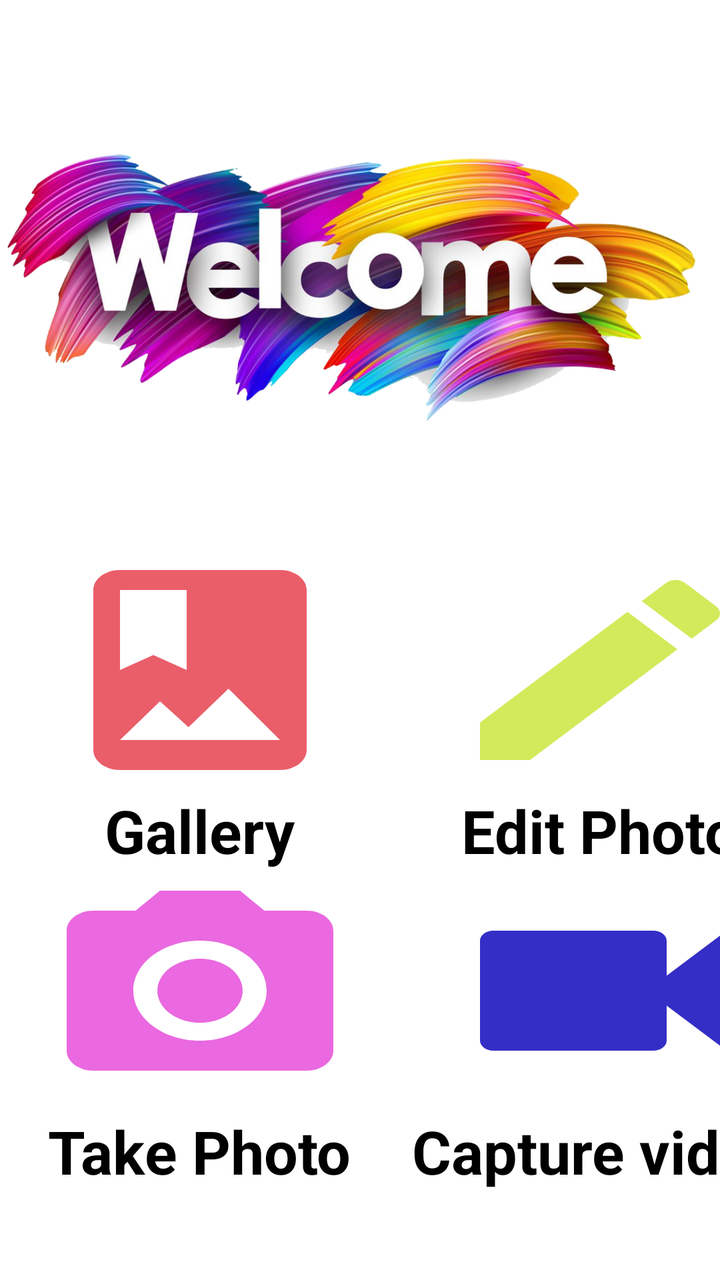
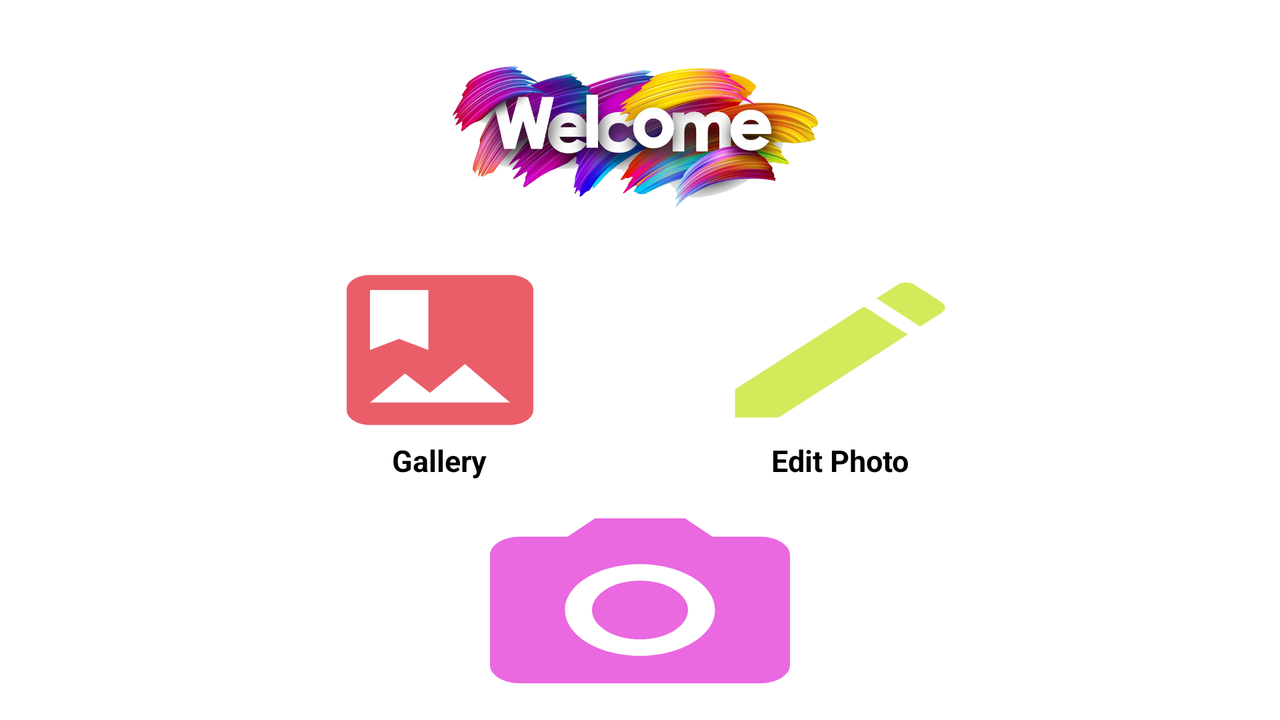

First picture: res/layout/ on a phone held upright. Second picture: the repository's own variant of that layout, on a device whose configuration matches the variant's folder. Source for both follows.
<!-- AndroidManifest.xml: application theme Theme.MyGallery -->
<!-- res/layout/dashboard.xml -->
<?xml version="1.0" encoding="utf-8"?>
<LinearLayout
    xmlns:android="http://schemas.android.com/apk/res/android"
    xmlns:tools="http://schemas.android.com/tools"
    android:layout_width="match_parent"
    android:layout_height="match_parent"
    android:orientation="vertical"
    >

    <ImageView
        android:layout_width="match_parent"
        android:layout_height="275dp"
        android:src="@drawable/welcome">
    </ImageView>
    <LinearLayout
        android:layout_width="match_parent"
        android:layout_height="wrap_content"
        android:orientation="horizontal">
        <LinearLayout
                android:layout_width="200dp"
                android:layout_height="wrap_content"
                android:orientation="vertical"
                android:gravity="center">
                <ImageButton
                    android:id="@+id/gallery"
                    android:layout_width="160dp"
                    android:layout_height="120dp"
                    android:background="@drawable/iconalbum"
                    android:padding="10dp"/>
                <TextView
                    android:layout_width="wrap_content"
                    android:layout_height="wrap_content"
                    android:textStyle="bold"
                    android:text="Gallery"
                    android:textSize="30sp"/>

            </LinearLayout>
            <LinearLayout
                android:layout_width="200dp"
                android:layout_height="wrap_content"
                android:orientation="vertical"
                android:gravity="center">
                <ImageButton
                    android:id="@+id/edit"
                    android:layout_width="160dp"
                    android:layout_height="120dp"
                    android:background="@drawable/iconedit"
                    android:padding="10dp"/>
                <TextView
                    android:layout_width="wrap_content"
                    android:layout_height="wrap_content"
                    android:textStyle="bold"
                    android:text="Edit Photo"
                    android:textSize="30sp"/>

            </LinearLayout>

    </LinearLayout>

    <LinearLayout
        android:layout_width="match_parent"
        android:layout_height="wrap_content"
        android:orientation="horizontal">

        <LinearLayout
            android:layout_width="200dp"
            android:layout_height="wrap_content"
            android:orientation="vertical"
            android:gravity="center">
            <ImageButton
                android:id="@+id/camera"
                android:layout_width="160dp"
                android:layout_height="120dp"
                android:background="@drawable/iconcamera"
                android:padding="10dp"/>
            <TextView
                android:layout_width="wrap_content"
                android:layout_height="wrap_content"
                android:textStyle="bold"
                android:text="Take Photo"
                android:textSize="30sp"/>

        </LinearLayout>
        <LinearLayout
            android:layout_width="200dp"
            android:layout_height="wrap_content"
            android:orientation="vertical"
            android:gravity="center">
            <ImageButton
                android:id="@+id/video"
                android:layout_width="160dp"
                android:layout_height="120dp"
                android:background="@drawable/iconvideo"
                android:padding="10dp"/>
            <TextView
                android:layout_width="wrap_content"
                android:layout_height="wrap_content"
                android:textStyle="bold"
                android:text="Capture video"
                android:textSize="30sp"/>

        </LinearLayout>

    </LinearLayout>

</LinearLayout>
<!-- resources referenced by this layout -->
<resources>
  <!-- drawable iconalbum (drawable-anydpi) -->
  <vector xmlns:android="http://schemas.android.com/apk/res/android"
      android:width="24dp"
      android:height="24dp"
      android:viewportWidth="24"
      android:viewportHeight="24"
      android:tint="#E53545"
      android:alpha="0.8">
    <path
        android:fillColor="@android:color/white"
        android:pathData="M18,2L6,2c-1.1,0 -2,0.9 -2,2v16c0,1.1 0.9,2 2,2h12c1.1,0 2,-0.9 2,-2L20,4c0,-1.1 -0.9,-2 -2,-2zM6,4h5v8l-2.5,-1.5L6,12L6,4zM6,19l3,-3.86 2.14,2.58 3,-3.86L18,19L6,19z"/>
  </vector>
  <!-- drawable iconcamera (drawable-anydpi) -->
  <vector xmlns:android="http://schemas.android.com/apk/res/android"
      android:width="24dp"
      android:height="24dp"
      android:viewportWidth="24"
      android:viewportHeight="24"
      android:tint="#E542D8"
      android:alpha="0.8">
    <path
        android:fillColor="@android:color/white"
        android:pathData="M12,12m-3.2,0a3.2,3.2 0,1 1,6.4 0a3.2,3.2 0,1 1,-6.4 0"/>
    <path
        android:fillColor="@android:color/white"
        android:pathData="M9,2L7.17,4L4,4c-1.1,0 -2,0.9 -2,2v12c0,1.1 0.9,2 2,2h16c1.1,0 2,-0.9 2,-2L22,6c0,-1.1 -0.9,-2 -2,-2h-3.17L15,2L9,2zM12,17c-2.76,0 -5,-2.24 -5,-5s2.24,-5 5,-5 5,2.24 5,5 -2.24,5 -5,5z"/>
  </vector>
  <!-- drawable iconedit (drawable-anydpi) -->
  <vector xmlns:android="http://schemas.android.com/apk/res/android"
      android:width="24dp"
      android:height="24dp"
      android:viewportWidth="24"
      android:viewportHeight="24"
      android:tint="#C8E531"
      android:alpha="0.8">
    <path
        android:fillColor="@android:color/white"
        android:pathData="M3,17.25V21h3.75L17.81,9.94l-3.75,-3.75L3,17.25zM20.71,7.04c0.39,-0.39 0.39,-1.02 0,-1.41l-2.34,-2.34c-0.39,-0.39 -1.02,-0.39 -1.41,0l-1.83,1.83 3.75,3.75 1.83,-1.83z"/>
  </vector>
  <!-- drawable iconvideo (drawable) -->
  <vector android:height="24dp" android:tint="#352EC6"
      android:viewportHeight="24" android:viewportWidth="24"
      android:width="24dp" xmlns:android="http://schemas.android.com/apk/res/android">
      <path android:fillColor="@android:color/white" android:pathData="M17,10.5V7c0,-0.55 -0.45,-1 -1,-1H4c-0.55,0 -1,0.45 -1,1v10c0,0.55 0.45,1 1,1h12c0.55,0 1,-0.45 1,-1v-3.5l4,4v-11l-4,4z"/>
  </vector>
  <!-- drawable welcome: jpg bitmap (drawable, 139658 bytes) -->
  <style name="Theme.MyGallery" parent="Theme.MaterialComponents.DayNight.NoActionBar">
          
          <item name="colorPrimary">@color/purple_200</item>
          <item name="colorPrimaryVariant">@color/purple_700</item>
          <item name="colorOnPrimary">@color/black</item>
          
          <item name="colorSecondary">@color/teal_200</item>
          <item name="colorSecondaryVariant">@color/teal_200</item>
          <item name="colorOnSecondary">@color/black</item>
          
          <item name="android:statusBarColor" tools:targetApi="l">?attr/colorPrimaryVariant</item>
          
      </style>
</resources>
<!-- res/layout-land/dashboard.xml (the repository's variant of the layout above) -->
<!-- drawn on the phone turned sideways -->
<?xml version="1.0" encoding="utf-8"?>
<LinearLayout
    xmlns:android="http://schemas.android.com/apk/res/android"
    android:layout_width="match_parent"
    android:layout_height="match_parent"
    android:orientation="vertical"
    >

    <ImageView
        android:layout_width="wrap_content"
        android:layout_height="130dp"
        android:src="@drawable/welcome">
    </ImageView>
    <LinearLayout
        android:layout_width="wrap_content"
        android:layout_height="120dp"
        android:layout_gravity="center"
        android:orientation="horizontal">
        <LinearLayout
                android:layout_width="200dp"
                android:layout_height="wrap_content"
                android:orientation="vertical"
                android:gravity="center">
                <ImageButton
                    android:id="@+id/gallery"
                    android:layout_width="140dp"
                    android:layout_height="90dp"
                    android:background="@drawable/iconalbum"
                    android:padding="10dp"/>
                <TextView
                    android:layout_width="wrap_content"
                    android:layout_height="wrap_content"
                    android:textStyle="bold"
                    android:text="Gallery"
                    android:textSize="15sp"/>

            </LinearLayout>
            <LinearLayout
                android:layout_width="200dp"
                android:layout_height="wrap_content"
                android:orientation="vertical"
                android:gravity="center">
                <ImageButton
                    android:id="@+id/edit"
                    android:layout_width="140dp"
                    android:layout_height="90dp"
                    android:background="@drawable/iconedit"
                    />
                <TextView
                    android:layout_width="wrap_content"
                    android:layout_height="wrap_content"
                    android:textStyle="bold"
                    android:text="Edit Photo"
                    android:textSize="15sp"/>

            </LinearLayout>

    </LinearLayout>
    <LinearLayout
        android:layout_width="match_parent"
        android:layout_height="wrap_content"
        android:gravity="center">
            <LinearLayout
                android:layout_width="wrap_content"
                android:layout_height="wrap_content"
                android:orientation="vertical"
                android:gravity="center">
                <ImageButton
                    android:id="@+id/camera"
                    android:layout_width="180dp"
                    android:layout_height="110dp"
                    android:background="@drawable/iconcamera" />
                <TextView

                    android:layout_width="wrap_content"
                    android:layout_height="wrap_content"
                    android:textStyle="bold"
                    android:text="Camera"
                    android:textSize="20sp"/>

            </LinearLayout>

    </LinearLayout>

</LinearLayout>
<!-- resources referenced by the variant -->
<!-- as the phone turned sideways resolves them -->
<resources>
  <!-- drawable iconalbum (drawable-anydpi) -->
  <vector xmlns:android="http://schemas.android.com/apk/res/android"
      android:width="24dp"
      android:height="24dp"
      android:viewportWidth="24"
      android:viewportHeight="24"
      android:tint="#E53545"
      android:alpha="0.8">
    <path
        android:fillColor="@android:color/white"
        android:pathData="M18,2L6,2c-1.1,0 -2,0.9 -2,2v16c0,1.1 0.9,2 2,2h12c1.1,0 2,-0.9 2,-2L20,4c0,-1.1 -0.9,-2 -2,-2zM6,4h5v8l-2.5,-1.5L6,12L6,4zM6,19l3,-3.86 2.14,2.58 3,-3.86L18,19L6,19z"/>
  </vector>
  <!-- drawable iconcamera (drawable-anydpi) -->
  <vector xmlns:android="http://schemas.android.com/apk/res/android"
      android:width="24dp"
      android:height="24dp"
      android:viewportWidth="24"
      android:viewportHeight="24"
      android:tint="#E542D8"
      android:alpha="0.8">
    <path
        android:fillColor="@android:color/white"
        android:pathData="M12,12m-3.2,0a3.2,3.2 0,1 1,6.4 0a3.2,3.2 0,1 1,-6.4 0"/>
    <path
        android:fillColor="@android:color/white"
        android:pathData="M9,2L7.17,4L4,4c-1.1,0 -2,0.9 -2,2v12c0,1.1 0.9,2 2,2h16c1.1,0 2,-0.9 2,-2L22,6c0,-1.1 -0.9,-2 -2,-2h-3.17L15,2L9,2zM12,17c-2.76,0 -5,-2.24 -5,-5s2.24,-5 5,-5 5,2.24 5,5 -2.24,5 -5,5z"/>
  </vector>
  <!-- drawable iconedit (drawable-anydpi) -->
  <vector xmlns:android="http://schemas.android.com/apk/res/android"
      android:width="24dp"
      android:height="24dp"
      android:viewportWidth="24"
      android:viewportHeight="24"
      android:tint="#C8E531"
      android:alpha="0.8">
    <path
        android:fillColor="@android:color/white"
        android:pathData="M3,17.25V21h3.75L17.81,9.94l-3.75,-3.75L3,17.25zM20.71,7.04c0.39,-0.39 0.39,-1.02 0,-1.41l-2.34,-2.34c-0.39,-0.39 -1.02,-0.39 -1.41,0l-1.83,1.83 3.75,3.75 1.83,-1.83z"/>
  </vector>
  <!-- drawable welcome: jpg bitmap (drawable, 139658 bytes) -->
  <style name="Theme.MyGallery" parent="Theme.MaterialComponents.DayNight.NoActionBar">
          
          <item name="colorPrimary">@color/purple_200</item>
          <item name="colorPrimaryVariant">@color/purple_700</item>
          <item name="colorOnPrimary">@color/black</item>
          
          <item name="colorSecondary">@color/teal_200</item>
          <item name="colorSecondaryVariant">@color/teal_200</item>
          <item name="colorOnSecondary">@color/black</item>
          
          <item name="android:statusBarColor" tools:targetApi="l">?attr/colorPrimaryVariant</item>
          
      </style>
</resources>
